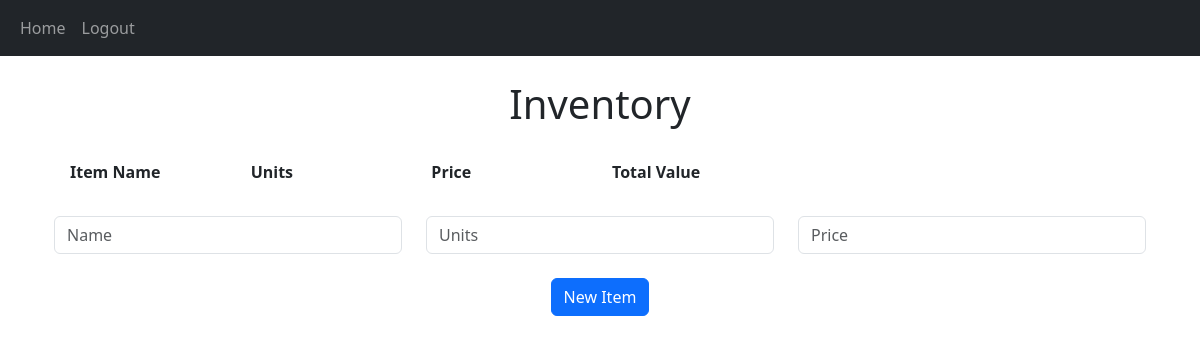
Page / (signed in) on the earlier database version.
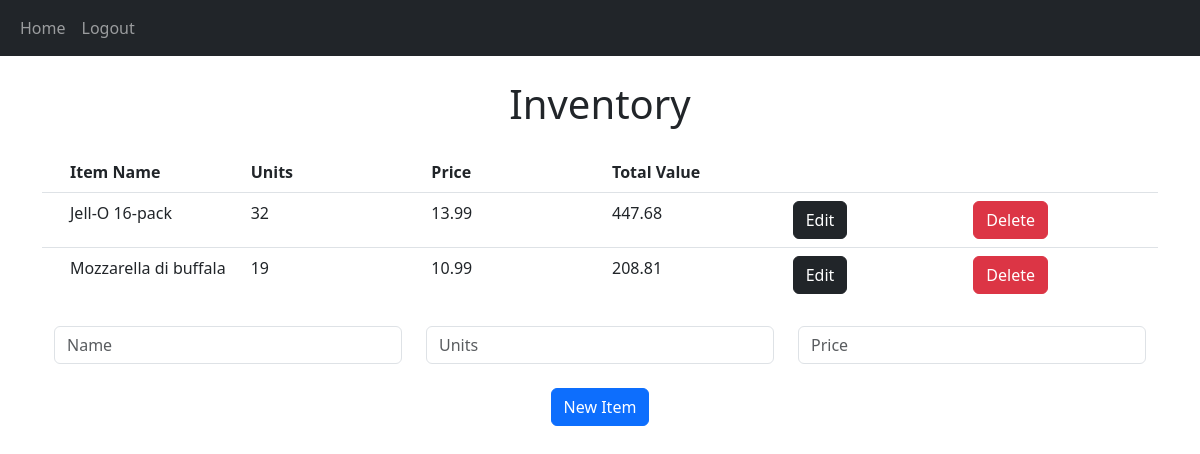
Same page on the later database version.
### website/models.py (models this page shows)
class Item(db.Model):
    id = db.Column(db.Integer, primary_key=True)
    itemName = db.Column(db.String(8192))
    units = db.Column(db.Integer)
    price = db.Column(db.Float)
    value = db.Column(db.Float)
    user_id = db.Column(db.Integer, db.ForeignKey('user.id'))

### website/views.py (the view, shortened to what this page needs)
@views.route('/', methods=["GET", "POST"])
@login_required
def home():
    return render_template("home.html", user=current_user)

### website/__init__.py (called while the page is built)
def create_app():
    app = Flask(__name__)
    app.secret_key = 'master key'
    app.config["SQLALCHEMY_DATABASE_URI"] = f'sqlite:///{DB_NAME}'
    db.init_app(app)
    from .auth import auth
    from .views import views
    app.register_blueprint(views, url_prefix='/')
    app.register_blueprint(auth, url_prefix='/')
    from .models import User, Item
    create_database(app)
    login_manager = LoginManager()
    login_manager.login_view = 'auth.login'
    login_manager.init_app(app)
    @login_manager.user_loader
    def load_user(id):
        return User.query.get(int(id))
    return app

### website/templates/home.html (shortened to what this page needs)
{% extends "base.html" %} {% block title %}Home{% endblock %}
{% block content %}
<h1 class="text-center mt-4">Inventory</h1>
<form method="POST">
    <ul class="list-group list-group-flush mt-4" id="items">
        <li class="list-group-item">
            <div class="container">
                <div class="row">
                    <div class="col fw-bold">
                        Item Name
                    </div>
                    <div class="col fw-bold">
                        Units
                    </div>
                    <div class="col fw-bold">
                        Price
                    </div>
                    <div class="col fw-bold">
                        Total Value
                    </div>
                    <div class="col">
                    </div>
                    <div class="col">
                    </div>
                </div>
            </div>
        </li>
        {% for item in user.items %}
        <li class="list-group-item">
            <div class="container">
                <div class="row">
                    <div class="col">
                        {{ item.itemName }}
                    </div>
                    <div class="col">
                        {{ item.units }}
                    </div>
                    <div class="col">
                        {{ item.price }}
                    </div>
                    <div class="col">
                        {{ item.value }}
                    </div>
                    <div class="col">
                        <a type="button" class="btn btn-dark" href="{{ url_for('views.edit_item', id=item.id) }}">Edit</a>
                    </div>
                    <div class="col">
                        <button type="button" class="btn btn-danger" data-bs-dismiss="alert" onclick="deleteItem({{ item.id }})">Delete</button>
                    </div>
                </div>
            </div>
        </li>
        {% endfor %}
    </ul>
    <div class="container mt-4">
        <div class="row">
            <div class="col">
                <input name="itemName" id="itemName" class="form-control col-sm" placeholder="Name"></input>
            </div>
            <div class="col">
                <input name="units" id="units" class="form-control col-sm" placeholder="Units">
            </div>
            <div class="col">
                <input name="price" id="price" class="form-control col-sm" placeholder="Price">
            </div>
        </div>
    </div>
    <div class="d-flex justify-content-center">
        <button type="submit" class="btn btn-primary mt-4">New Item</button>
    </div>
</form>
{% endblock %}

### website/templates/base.html (shortened to what this page needs)
<!DOCTYPE html>
<html>
    <head>
        <link href="https://cdn.jsdelivr.net/npm/bootstrap@5.3.0-alpha1/dist/css/bootstrap.min.css" rel="stylesheet">
    </head>
    <body>
        <nav class="navbar navbar-expand-lg navbar-dark bg-dark">
            <div class="container-fluid">
                <div class="collapse navbar-collapse" id="navbar">
                    <div class="navbar-nav">
                        {% if user.is_authenticated %}
                        <a class="nav-item nav-link" id="home" href="/">Home</a>
                        <a class="nav-item nav-link" id="logout" href="/logout">Logout</a>
                        {% else %}
                        <a class="nav-item nav-link" id="login" href="/login">Login</a>
                        <a class="nav-item nav-link" id="signUp" href="/sign-up">Sign Up</a>
                        {% endif %}
                    </div>
                </div>
            </div>
        </nav>
        <div class="container">
            {% block content %}
            {% endblock %}
        </div>
    </body>
</html>

Differences in the rows shown:
added Item: itemName "Jell-O 16-pack", units "32", price "13.99", value "447.68"
added Item: itemName "Mozzarella di buffala", units "19", price "10.99", value "208.81"
